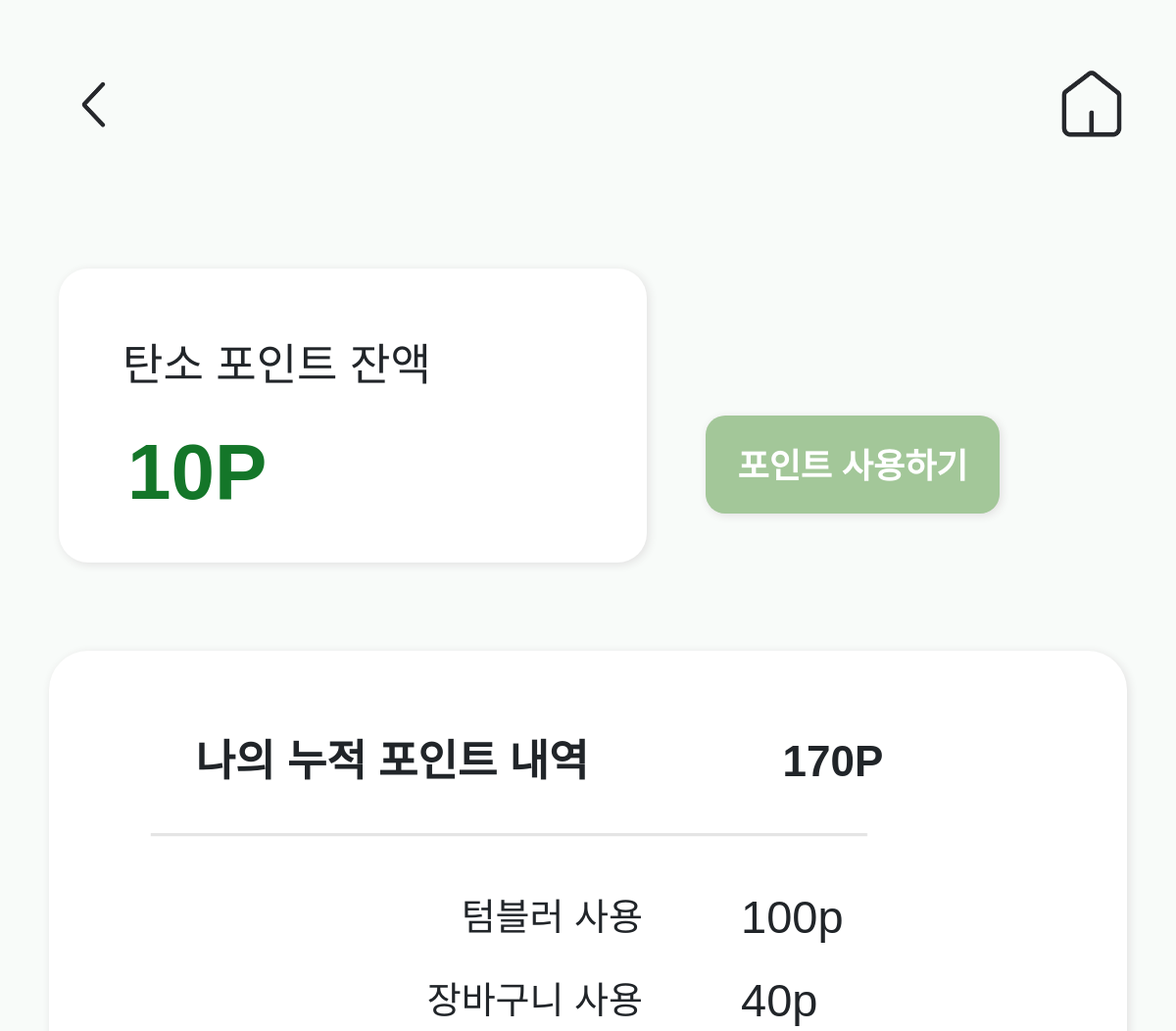
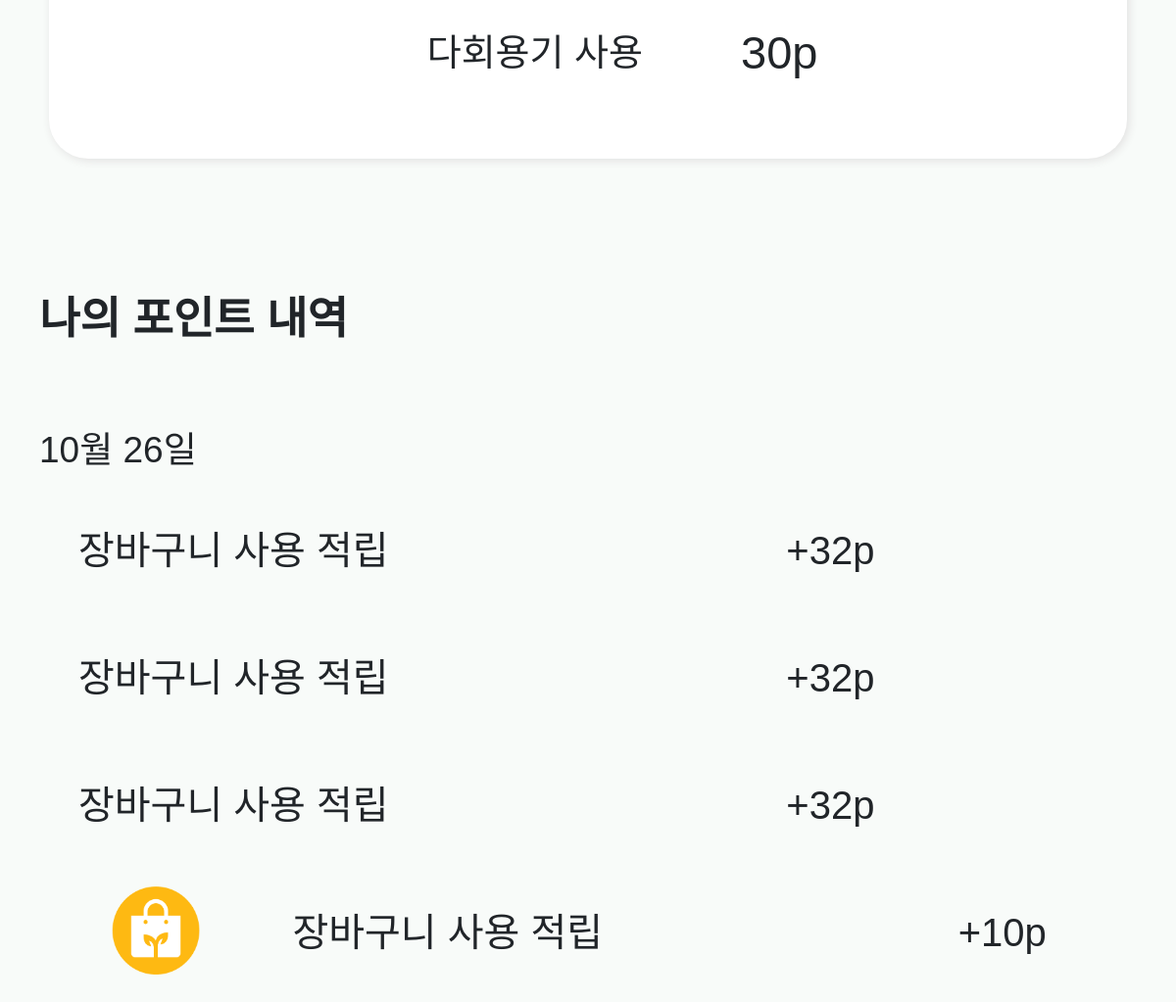
Before: /point/4 with the older database file (2 pictures, top to bottom).
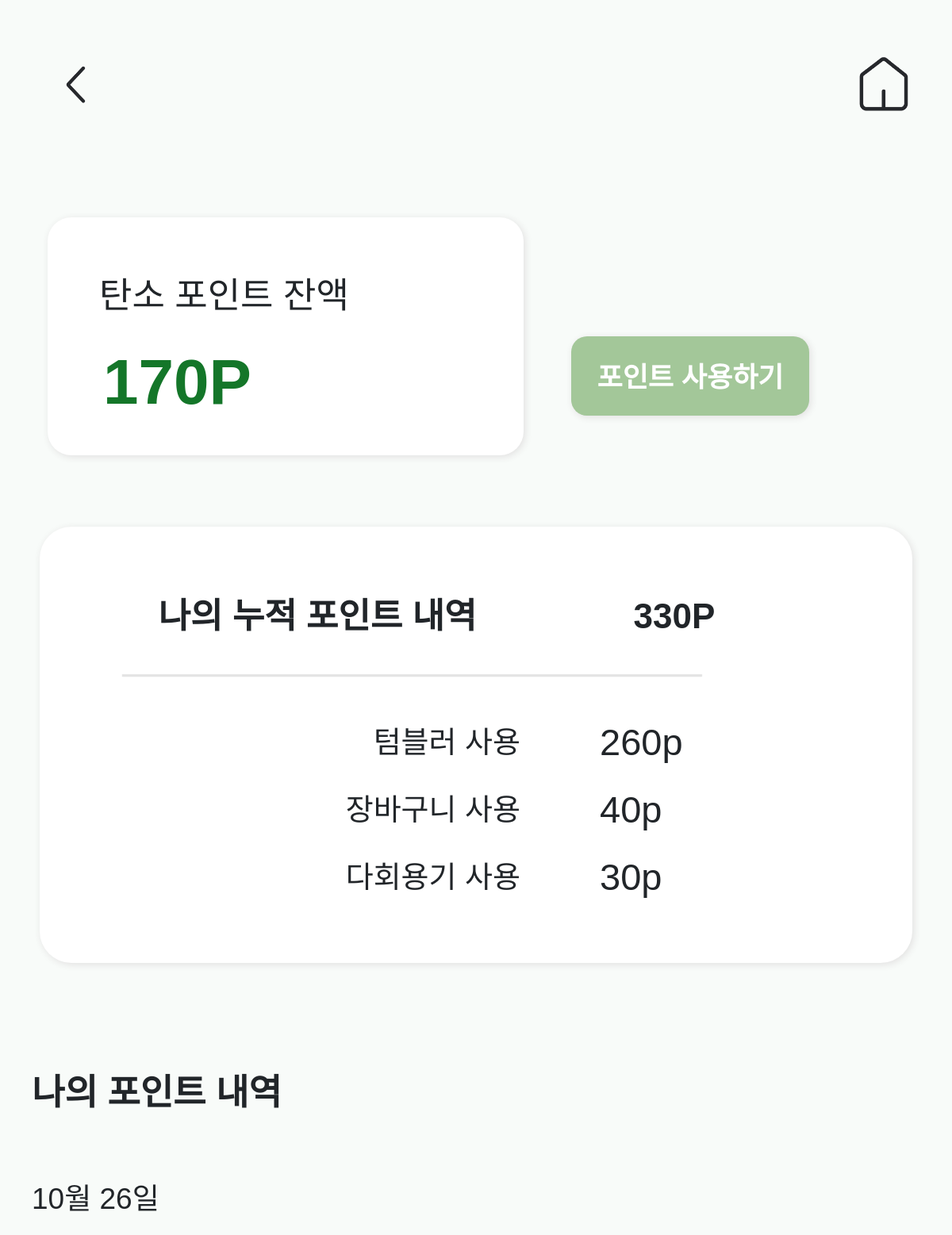
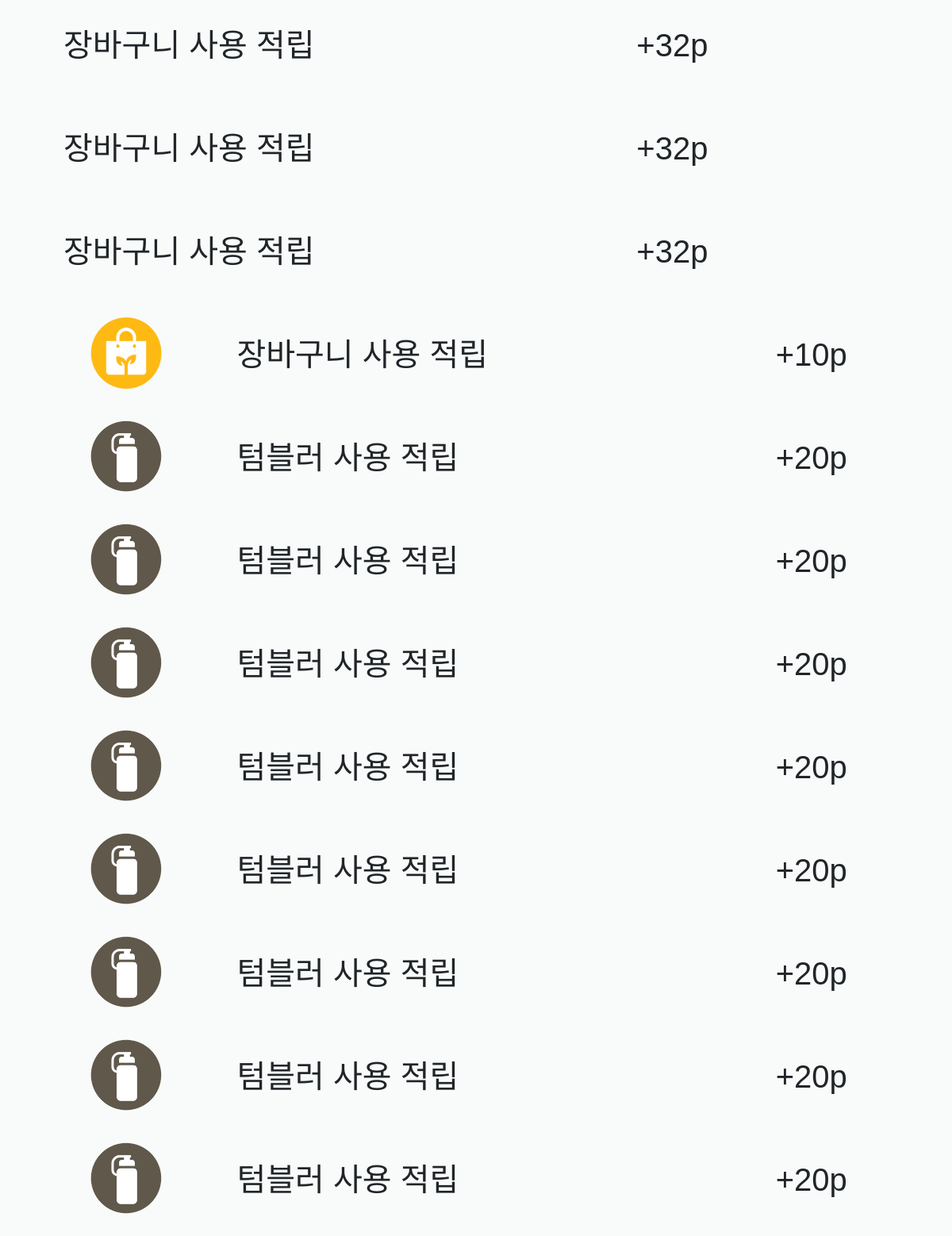
After: the same page with the newer database file (2 pictures, top to bottom).
### topics/models.py (models this page shows)
class UserSummary(models.Model):
    userid = models.IntegerField() #user pk
    accumulated_point = models.IntegerField() #누적 포인트
    used_point = models.IntegerField() #사용 포인트
    tumbler = models.IntegerField(); #50g
    bag = models.IntegerField(); #32g
    container = models.IntegerField(); #200g

class PointHistory(models.Model):
    userid = models.IntegerField() #user pk
    point = models.IntegerField() #적립포인트
    detail = models.CharField(max_length=20) #포인트 사용/적립 내역
    create_at = models.DateTimeField(auto_now_add=True) #사용일자

### topics/views.py (the view)
# urls.py: path('point/<int:pk>', views.point, name="point"),
def point(request,pk):
    user = UserSummary.objects.get(userid = pk)
    point = PointHistory.objects.filter(userid=pk)
    tumbler = user.tumbler * 20
    container = user.container *30
    bag = user.bag * 10
    acc = tumbler + container + bag
    context={
        'user':user,
        'point':point,
        'tumbler': tumbler,
        'container': container,
        'bag':bag,
        'acc':acc,
    }
    return render(request, "pages/point.html", context)

### topics/templates/pages/point.html (shortened to what this page needs)
{% extends 'base_pen.html' %}
{% load static %}
{% block content %}
<head>
    <link rel="stylesheet" type="text/css" href="//cdn.rawgit.com/innks/NanumSquareRound/master/nanumsquareround.min.css">
    <link href="https://cdn.jsdelivr.net/npm/bootstrap@5.1.3/dist/css/bootstrap.min.css" rel="stylesheet">
    <link rel="stylesheet" href="{% static 'css/topics/point.css' %}">
</head>
<body>
    <div id="aaaaa">
        <div id="box_1">
            <div id="a">탄소 포인트 잔액</div>
            <div id="b">{{user.used_point}}P</div>
        </div>
        <div>
            <a href="https://lifes.kbcard.com/CXLRISHC0002.cms" class="btn">포인트 사용하기</a>
        </div>
    </div>
    <div id="aa">
        <div class="hall_p">
            <div style="margin-top: 30px; width:60%; text-align:center;">나의 누적 포인트 내역</div>
            <div style="margin-right: 0px; margin-top:30px; width:30%; text-align:center;">{{acc}}P</div>
        </div>
        <div style="padding: 0; margin:0;">
            <img class="line" src="{% static 'images/선.png' %}">
        </div>
        <div class="pyo">
            <div class="pyo_1">
                <div class="title">텀블러 사용</div>
                <div class="count">{{tumbler}}p</div>
            </div>
            <div class="pyo_1">
                <div class="title">장바구니 사용</div>
                <div class="count">{{bag}}p</div>
            </div>
            <div class="pyo_1">
                <div class="title">다회용기 사용</div>
                <div class="count">{{container}}p</div>
            </div>
        </div>
    </div>
    <div class="use_list">
        <div>
            <div class="content">
                <div id="aaaaaaa">나의 포인트 내역</div>
                {% for pp in point %}
                    {% if forloop.first %}
                    <div id="day">
                        {{pp.create_at|date:'m월 d일'}}
                    </div>
                    {% endif %}
                    <div class="content_1">
                        {% if pp.point is 10 %}
                        <div id="imgg" style="width: 20%;">
                            <img src="{% static 'images/장바구니.png' %}" width="90px" height="90px">
                        </div>
                        {% elif pp.point is 20 %}
                        <div id="imgg" style="width: 20%;">
                            <img src="{% static 'images/텀블러.png' %}" width="90px" height="90px">
                        </div>
                        {% elif pp.point is 30 %}
                        <div id="imgg" style="width: 20%;">
                            <img src="{% static 'images/컨테이너.png' %}" width="90px" height="90px">
                        </div>
                        {% endif %}
                        <div style="width: 66%; text-align: left; padding-top:40px">{{pp.detail}}</div>
                        <div id="aaaa" style="width: 20%;padding-top:40px">+{{pp.point}}p</div>
                    </div>
                {% endfor %}
            </div>
        </div>
    </div>
</body>
{% endblock content %}

### echo/templates/base_pen.html (shortened to what this page needs)
<!DOCTYPE html>
<html lang="en">
{% load static %}
  <head>
    <link rel="stylesheet" type="text/css" href="//cdn.rawgit.com/innks/NanumSquareRound/master/nanumsquareround.min.css">
    <link rel="stylesheet" href="https://cdn.jsdelivr.net/npm/bootstrap@4.6.1/dist/css/bootstrap.min.css">
     <link href="https://cdn.jsdelivr.net/npm/bootstrap@5.1.3/dist/css/bootstrap.min.css" rel="stylesheet">
  </head>
  <body style="background-color: rgba(195, 219, 200, 0.107);">
    <nav class="navbar">
        <div class="navbar">
                <button id="back_button" class="inline"><img src="{% static 'images/뒤로가기.png' %}" width="27" height="70" onclick="back()"></button>
                <button id="menu_button" class="inline" onclick="home()"><img src="{% static 'images/홈.png' %}" width="100" height="100"></button>
        </div>
    </nav>
  </body>
  <body style="background-color: rgba(226, 237, 226, 0.575);">
      {% block content %}{% endblock content %}
      </body>
</html>

### topics/static/css/topics/point.css (style rules this page uses)
body { margin-bottom: 60px; }
#box_1 { margin: 60px; margin-top: 100px; height: 300px; width: 50%; padding: 50px; background-color: white; border-radius: 30px; box-shadow: 2px 2px 10px rgb(225, 224, 224); }
#a { font-size: 45px; margin: 15px; }
#b { font-size: 80px; font-weight: bold; margin: 20px; margin-top: 10px; color: rgb(20, 118, 41); }
.hall_p { height: 100px; text-align: center; display: flex; flex-direction: row; }
#aa { display: flex; flex-direction: column; height: 550px; margin: 50px; border-radius: 40px; margin-top: 30px; font-size: 40px; padding: 50px; background-color: white; margin-bottom: 0; box-shadow: 2px 2px 10px rgb(225, 224, 224); }
.line { width: 750px; margin-left: 45px; margin-top: 10px; }
.title { font-size: 38px; width: 60%; margin-left: 40px; text-align: right; }
.count { font-size: 47px; width: 40%; margin-left: 100px; text-align: left; }
.pyo { display: flex; flex-direction: column; margin-top: 20px; }
.pyo_1 { display: flex; flex-direction: row; align-items: center; height: 85px; }
.hall_p div { font-size: 44px; font-weight: bold; }
.use_list { padding-bottom: 30px; margin-bottom: 30px; display: flex; flex-direction: column; }
#day { font-size: 37px; height: 70px; text-align: left; padding-top: 40px; margin: 0px; }
.content_1 { display: flex; flex-direction: row; padding: 5px; }
.content div { font-size: 40px; height: 130px; text-align: center; padding-top: 30px; padding-left: 40px; }
#imgg { padding: 0; padding-left: 20px; padding-top: 23px; margin: 0; }
#aaaa { text-align: left; padding-left: 0; }
.content { display: flex; flex-direction: column; }
#aaaaa { display: flex; flex-direction: row; }
.btn { height: 100px; width: 300px; background-color: rgb(163, 199, 153); border-radius: 20px; font-size: 35px; margin-top: 250px; color: rgb(255, 255, 255); line-height: 90px; font-weight: bold; box-shadow: 2px 2px 10px rgb(225, 224, 224); }
#aaaaaaa { text-align: left; font-weight: bolder; margin-top: 100px; font-size: 45px; }

Changed rows visible on the page:
changed UserSummary: used_point "10" → "170"
added PointHistory: detail "텀블러 사용 적립", point "20"
added PointHistory: detail "텀블러 사용 적립", point "20"
added PointHistory: detail "텀블러 사용 적립", point "20"
added PointHistory: detail "텀블러 사용 적립", point "20"
added PointHistory: detail "텀블러 사용 적립", point "20"
added PointHistory: detail "텀블러 사용 적립", point "20"
added PointHistory: detail "텀블러 사용 적립", point "20"
added PointHistory: detail "텀블러 사용 적립", point "20"
Other visible differences:
{{ acc }}: "170" → "330"
{{ tumbler }}: "100" → "260"
